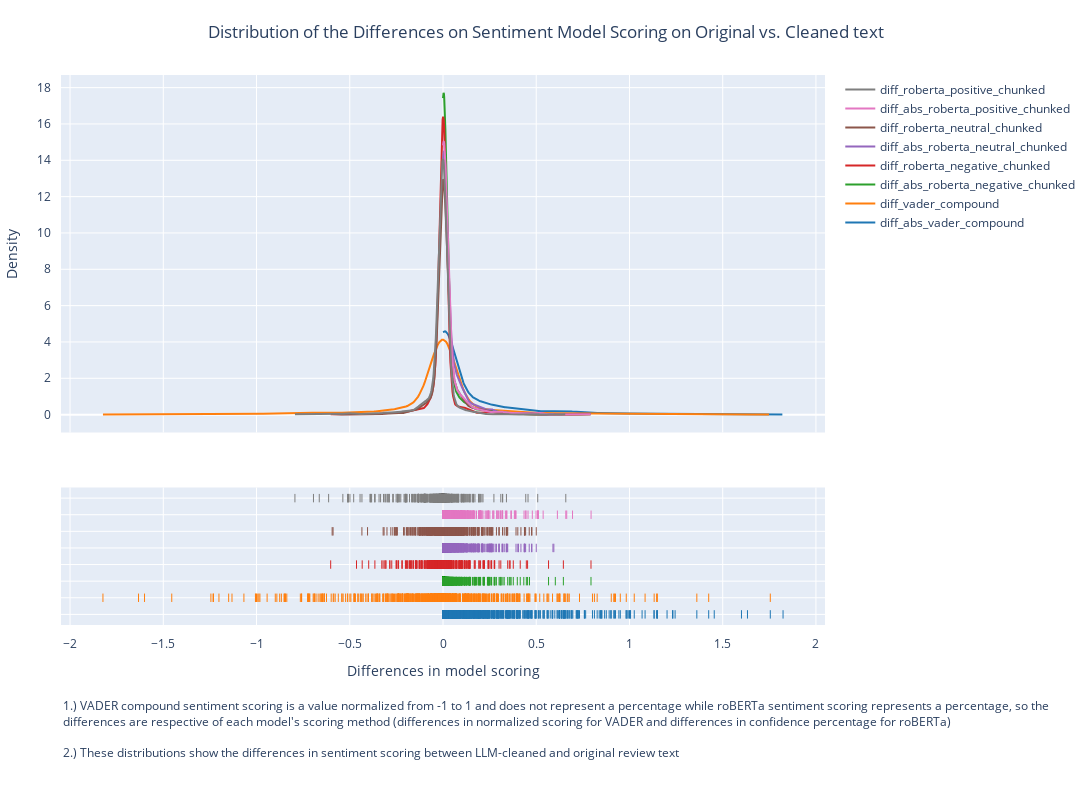

Write notebook code for a chart like this one.
### Code cell
# lets visualize the differences
import plotly.figure_factory as ff

fig3 = ff.create_distplot(
    [diff[col] for col in diff.columns],
    [col for col in diff.columns],
    show_hist=False,
    show_rug=True,
    show_curve=True
)

fig3.update_layout(
    width=1500, height=800,
    title={'text': 'Distribution of the Differences on Sentiment Model Scoring on Original vs. Cleaned text', 'x': 0.5},
    xaxis=dict(title='Differences in model scoring', ticklabelstandoff=10),
    yaxis=dict(title='Density', ticklabelstandoff=10),
    margin=dict(t=75,b=175,l=50,r=50)
)

fig3.add_annotation(
    text="1.) VADER compound sentiment scoring is a value normalized from -1 to 1 and does not represent a percentage while roBERTa sentiment scoring represents a percentage, so the<br>differences are respective of each model's scoring method"
         " (differences in normalized scoring for VADER and differences in confidence percentage for roBERTa)"
         "<br><br>2.) These distributions show the differences in sentiment scoring between LLM-cleaned and original review text",
    showarrow=False,
    xref='paper', yref='paper',
    align='left',
    x=0, y=-0.25
)

fig3.show()

### Figure 1 — Plotly figure (JSON) as saved in the notebook; plotly's stock layout.template omitted (floating-point values rounded to 4 significant figures; data arrays with more than 128 entries replaced by an {"elided": "..."} marker saying what was removed)
{"data": [{"legendgroup": "diff_abs_vader_compound", "marker": {"color": "rgb(31, 119, 180)"}, "mode": "lines", "name": "diff_abs_vader_compound", "showlegend": true, "type": "scatter", "x": {"elided": "500 float values"}, "xaxis": "x", "y": {"elided": "500 float values"}, "yaxis": "y"}, {"legendgroup": "diff_vader_compound", "marker": {"color": "rgb(255, 127, 14)"}, "mode": "lines", "name": "diff_vader_compound", "showlegend": true, "type": "scatter", "x": {"elided": "500 float values"}, "xaxis": "x", "y": {"elided": "500 float values"}, "yaxis": "y"}, {"legendgroup": "diff_abs_roberta_negative_chunked", "marker": {"color": "rgb(44, 160, 44)"}, "mode": "lines", "name": "diff_abs_roberta_negative_chunked", "showlegend": true, "type": "scatter", "x": {"elided": "500 float values"}, "xaxis": "x", "y": {"elided": "500 float values"}, "yaxis": "y"}, {"legendgroup": "diff_roberta_negative_chunked", "marker": {"color": "rgb(214, 39, 40)"}, "mode": "lines", "name": "diff_roberta_negative_chunked", "showlegend": true, "type": "scatter", "x": {"elided": "500 float values"}, "xaxis": "x", "y": {"elided": "500 float values"}, "yaxis": "y"}, {"legendgroup": "diff_abs_roberta_neutral_chunked", "marker": {"color": "rgb(148, 103, 189)"}, "mode": "lines", "name": "diff_abs_roberta_neutral_chunked", "showlegend": true, "type": "scatter", "x": {"elided": "500 float values"}, "xaxis": "x", "y": {"elided": "500 float values"}, "yaxis": "y"}, {"legendgroup": "diff_roberta_neutral_chunked", "marker": {"color": "rgb(140, 86, 75)"}, "mode": "lines", "name": "diff_roberta_neutral_chunked", "showlegend": true, "type": "scatter", "x": {"elided": "500 float values"}, "xaxis": "x", "y": {"elided": "500 float values"}, "yaxis": "y"}, {"legendgroup": "diff_abs_roberta_positive_chunked", "marker": {"color": "rgb(227, 119, 194)"}, "mode": "lines", "name": "diff_abs_roberta_positive_chunked", "showlegend": true, "type": "scatter", "x": {"elided": "500 float values"}, "xaxis": "x", "y": {"elided": "500 float values"}, "yaxis": "y"}, {"legendgroup": "diff_roberta_positive_chunked", "marker": {"color": "rgb(127, 127, 127)"}, "mode": "lines", "name": "diff_roberta_positive_chunked", "showlegend": true, "type": "scatter", "x": {"elided": "500 float values"}, "xaxis": "x", "y": {"elided": "500 float values"}, "yaxis": "y"}, {"legendgroup": "diff_abs_vader_compound", "marker": {"color": "rgb(31, 119, 180)", "symbol": "line-ns-open"}, "mode": "markers", "name": "diff_abs_vader_compound", "showlegend": false, "type": "scatter", "x": {"elided": "1266 float values"}, "xaxis": "x", "y": {"elided": "1266 str values"}, "yaxis": "y2"}, {"legendgroup": "diff_vader_compound", "marker": {"color": "rgb(255, 127, 14)", "symbol": "line-ns-open"}, "mode": "markers", "name": "diff_vader_compound", "showlegend": false, "type": "scatter", "x": {"elided": "1266 float values"}, "xaxis": "x", "y": {"elided": "1266 str values"}, "yaxis": "y2"}, {"legendgroup": "diff_abs_roberta_negative_chunked", "marker": {"color": "rgb(44, 160, 44)", "symbol": "line-ns-open"}, "mode": "markers", "name": "diff_abs_roberta_negative_chunked", "showlegend": false, "type": "scatter", "x": {"elided": "1266 float values"}, "xaxis": "x", "y": {"elided": "1266 str values"}, "yaxis": "y2"}, {"legendgroup": "diff_roberta_negative_chunked", "marker": {"color": "rgb(214, 39, 40)", "symbol": "line-ns-open"}, "mode": "markers", "name": "diff_roberta_negative_chunked", "showlegend": false, "type": "scatter", "x": {"elided": "1266 float values"}, "xaxis": "x", "y": {"elided": "1266 str values"}, "yaxis": "y2"}, {"legendgroup": "diff_abs_roberta_neutral_chunked", "marker": {"color": "rgb(148, 103, 189)", "symbol": "line-ns-open"}, "mode": "markers", "name": "diff_abs_roberta_neutral_chunked", "showlegend": false, "type": "scatter", "x": {"elided": "1266 float values"}, "xaxis": "x", "y": {"elided": "1266 str values"}, "yaxis": "y2"}, {"legendgroup": "diff_roberta_neutral_chunked", "marker": {"color": "rgb(140, 86, 75)", "symbol": "line-ns-open"}, "mode": "markers", "name": "diff_roberta_neutral_chunked", "showlegend": false, "type": "scatter", "x": {"elided": "1266 float values"}, "xaxis": "x", "y": {"elided": "1266 str values"}, "yaxis": "y2"}, {"legendgroup": "diff_abs_roberta_positive_chunked", "marker": {"color": "rgb(227, 119, 194)", "symbol": "line-ns-open"}, "mode": "markers", "name": "diff_abs_roberta_positive_chunked", "showlegend": false, "type": "scatter", "x": {"elided": "1266 float values"}, "xaxis": "x", "y": {"elided": "1266 str values"}, "yaxis": "y2"}, {"legendgroup": "diff_roberta_positive_chunked", "marker": {"color": "rgb(127, 127, 127)", "symbol": "line-ns-open"}, "mode": "markers", "name": "diff_roberta_positive_chunked", "showlegend": false, "type": "scatter", "x": {"elided": "1266 float values"}, "xaxis": "x", "y": {"elided": "1266 str values"}, "yaxis": "y2"}], "layout": {"annotations": [{"align": "left", "showarrow": false, "text": "1.) VADER compound sentiment scoring is a value normalized from -1 to 1 and does not represent a percentage while roBERTa sentiment scoring represents a percentage, so the<br>differences are respective of each model's scoring method (differences in normalized scoring for VADER and differences in confidence percentage for roBERTa)<br><br>2.) These distributions show the differences in sentiment scoring between LLM-cleaned and original review text", "x": 0, "xref": "paper", "y": -0.25, "yref": "paper"}], "barmode": "overlay", "height": 800, "hovermode": "closest", "legend": {"traceorder": "reversed"}, "margin": {"b": 175, "l": 50, "r": 50, "t": 75}, "title": {"text": "Distribution of the Differences on Sentiment Model Scoring on Original vs. Cleaned text", "x": 0.5}, "width": 1500, "xaxis": {"anchor": "y2", "domain": [0, 1], "ticklabelstandoff": 10, "title": {"text": "Differences in model scoring"}, "zeroline": false}, "yaxis": {"anchor": "free", "domain": [0.35, 1], "position": 0, "ticklabelstandoff": 10, "title": {"text": "Density"}}, "yaxis2": {"anchor": "x", "domain": [0, 0.25], "dtick": 1, "showticklabels": false}}}
